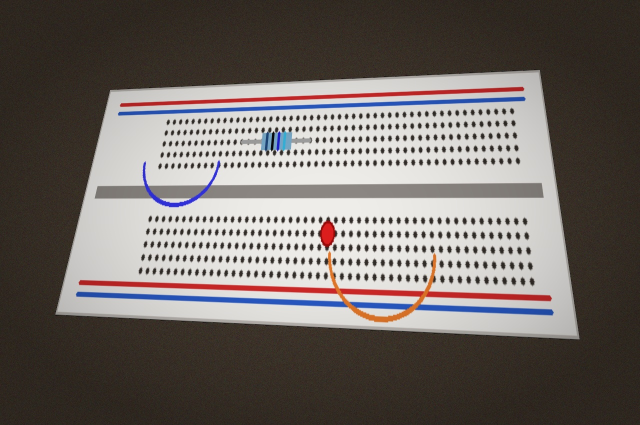
#> input picture backend/test_assets/real_breadboard_photo.jpg, 1280 x 850 px (shown at 1/2 size)
$ python -i value_consensus.py   (imports and definitions only)
#> lines starting #> are read from the running program, lines starting #| are printed output that depends on the picture; after the words box and inside, x2 and y2 are one past the last pixel; in counts of white or black regions, pixels touching at a corner belong together
#> further down, picture is the input picture: shape (850, 1280, 3); mean B, G, R 100.3, 104.6, 111.7
"""
SmartBreadboard 3D — Multi-Pass Component Value Consensus Engine
Performs multi-pass crop image preprocessing, multi-pass OCR candidate extraction,
resistor color-band fusion, confidence scoring, and candidate consensus aggregation.
"""

import base64
import cv2
import numpy as np
from typing import Dict, Any, List, Optional, Tuple
from cv.value_parser import parse_component_value, format_si_value
from cv.resistor_color import analyze_resistor_color

def preprocess_crop_variants(cv_img: np.ndarray) -> List[Tuple[str, np.ndarray]]:
    """
    Generates multi-pass preprocessed image variants for OCR from a component crop:
    1. Upscaled 3x (Inter-Cubic)
    2. Grayscale
    3. CLAHE Contrast Enhanced
    4. Sharpened
    5. Adaptive Threshold
    6. OTSU Binarized Threshold
    7. Inverted OTSU Threshold
    """
    if cv_img is None or cv_img.size == 0:
        return []

    variants = []

    # 1. Upscale 3x
    h, w = cv_img.shape[:2]
#> h = 850; w = 1280
    upscaled = cv2.resize(cv_img, (w * 3, h * 3), interpolation=cv2.INTER_CUBIC)
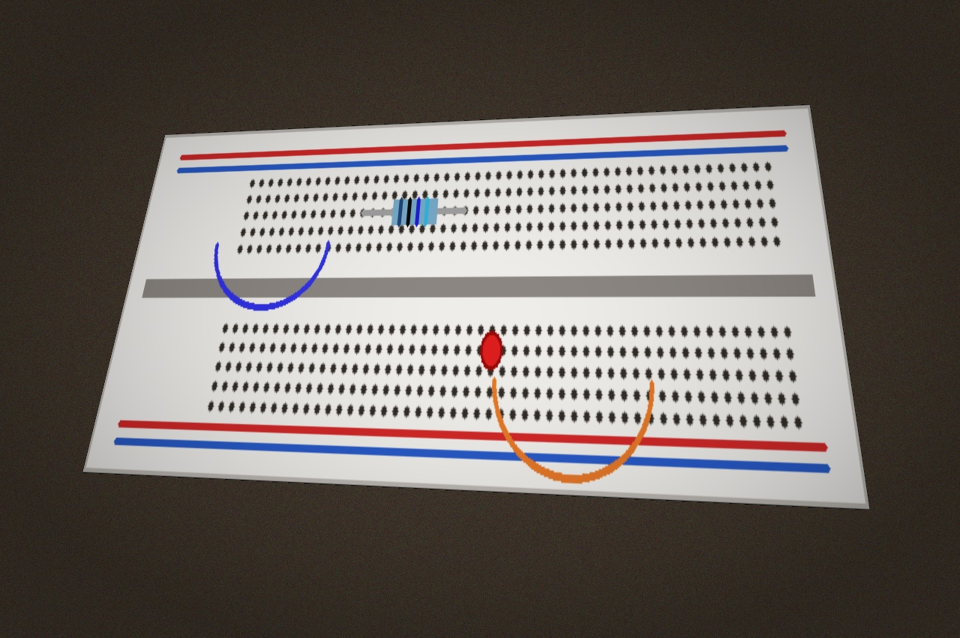
#> upscaled: shape (2550, 3840, 3) (shown at 1/4 size); mean B, G, R 100.3, 104.6, 111.7
    variants.append(("upscaled_color", upscaled))

    # 2. Grayscale
    gray = cv2.cvtColor(upscaled, cv2.COLOR_BGR2GRAY)
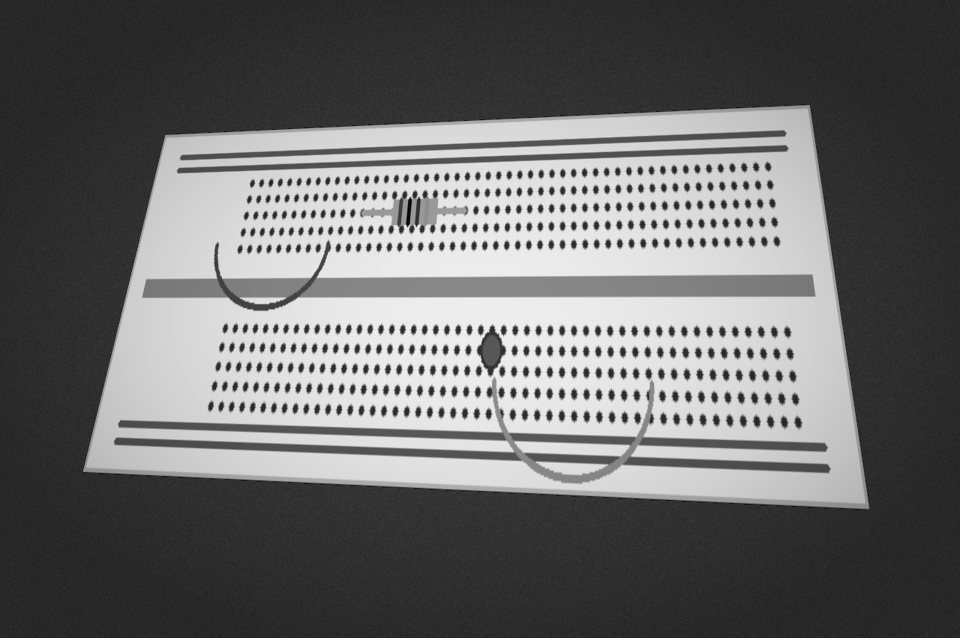
#> gray: shape (2550, 3840) (shown at 1/4 size); min 0, max 255, mean 106.3
    variants.append(("grayscale", gray))

    # 3. CLAHE Contrast Enhancement
    clahe = cv2.createCLAHE(clipLimit=3.0, tileGridSize=(8, 8))
    enhanced = clahe.apply(gray)
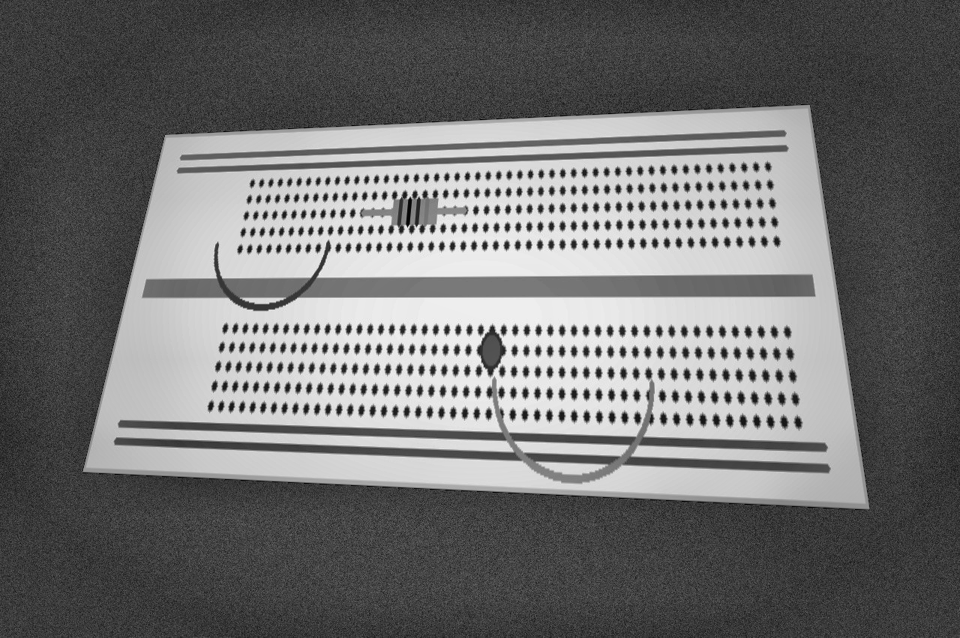
#> enhanced: shape (2550, 3840) (shown at 1/4 size); min 0, max 255, mean 112.4
    variants.append(("clahe", enhanced))

    # 4. Sharpened
    kernel = np.array([[0, -1, 0], [-1, 5, -1], [0, -1, 0]], dtype=np.float32)
    sharpened = cv2.filter2D(enhanced, -1, kernel)
    variants.append(("sharpened", sharpened))

    # 5. Adaptive Threshold
    adaptive_thresh = cv2.adaptiveThreshold(
        enhanced, 255, cv2.ADAPTIVE_THRESH_GAUSSIAN_C, cv2.THRESH_BINARY, 11, 2
    )
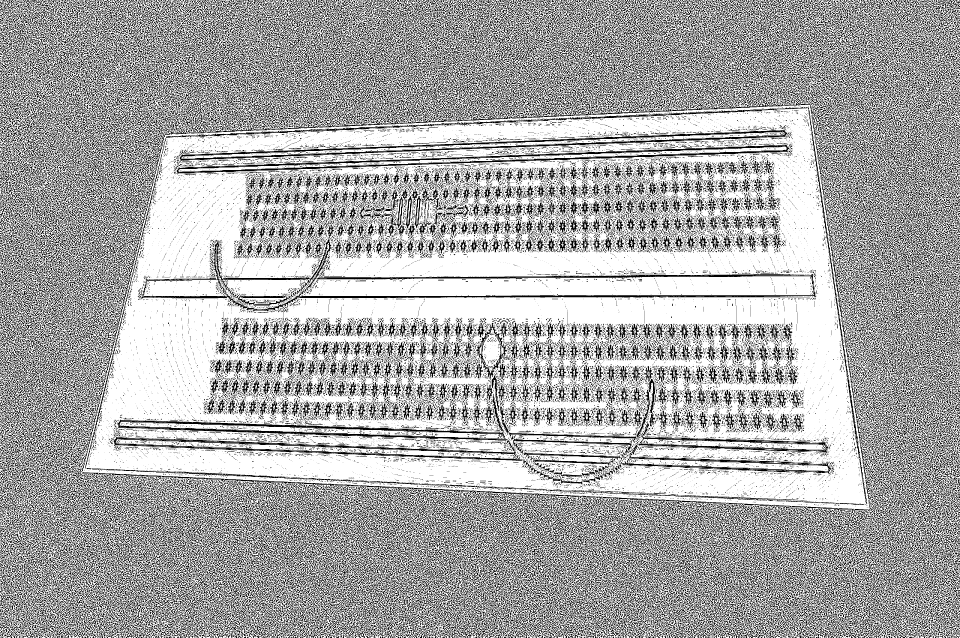
#> adaptive_thresh: shape (2550, 3840) (shown at 1/4 size); 66.4% white; 51359 black regions (29734 under 20 px), largest, box (x1, y1, x2, y2) and area: (562, 1096, 3265, 1246) 36861, (707, 578, 3157, 697) 33121, (719, 518, 3148, 643) 31718
    variants.append(("adaptive_thresh", adaptive_thresh))

    # 6. OTSU Binarized Threshold
    blur = cv2.GaussianBlur(gray, (3, 3), 0)
    _, otsu_thresh = cv2.threshold(blur, 0, 255, cv2.THRESH_BINARY + cv2.THRESH_OTSU)
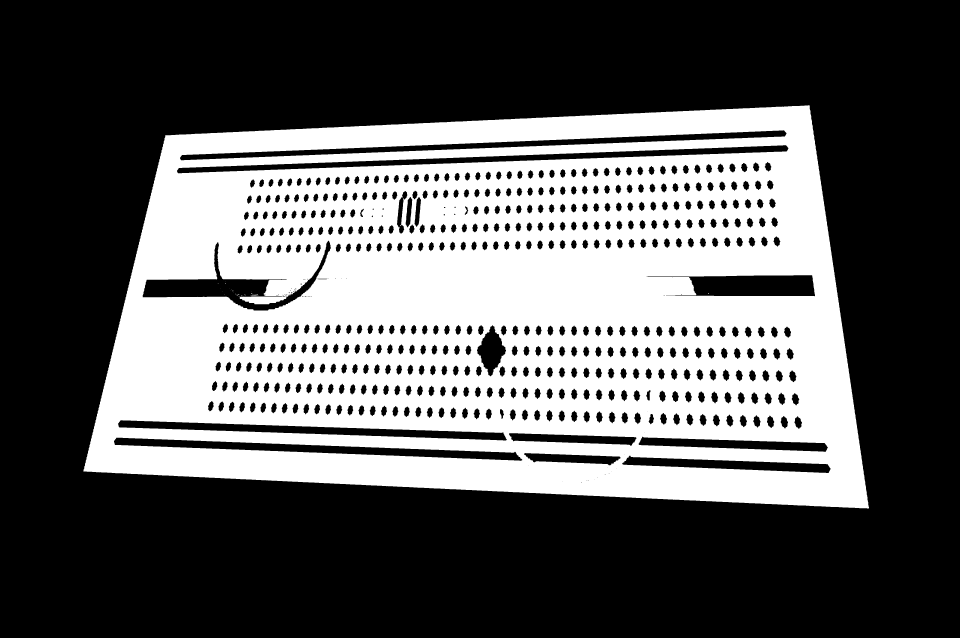
#> otsu_thresh: shape (2550, 3840) (shown at 1/4 size); 36.4% white; 26 white regions (24 under 20 px), largest, box (x1, y1, x2, y2) and area: (334, 421, 3476, 2034) 3561554, (1008, 1178, 1032, 1182) 65
    variants.append(("otsu_thresh", otsu_thresh))

    # 7. Inverted OTSU
    inv_otsu = cv2.bitwise_not(otsu_thresh)
    variants.append(("inv_otsu", inv_otsu))

    return variants


# [200 lines left out: functions normalize_ocr_text, extract_value_consensus_from_crop, build_fallback_response, not called in this run]

>>> import cv2
>>> picture = cv2.imread('../test_assets/real_breadboard_photo.jpg')
>>> result = preprocess_crop_variants(picture)
#> result = 7 items

$ run again, on backend/test_assets/sample_breadboard.png
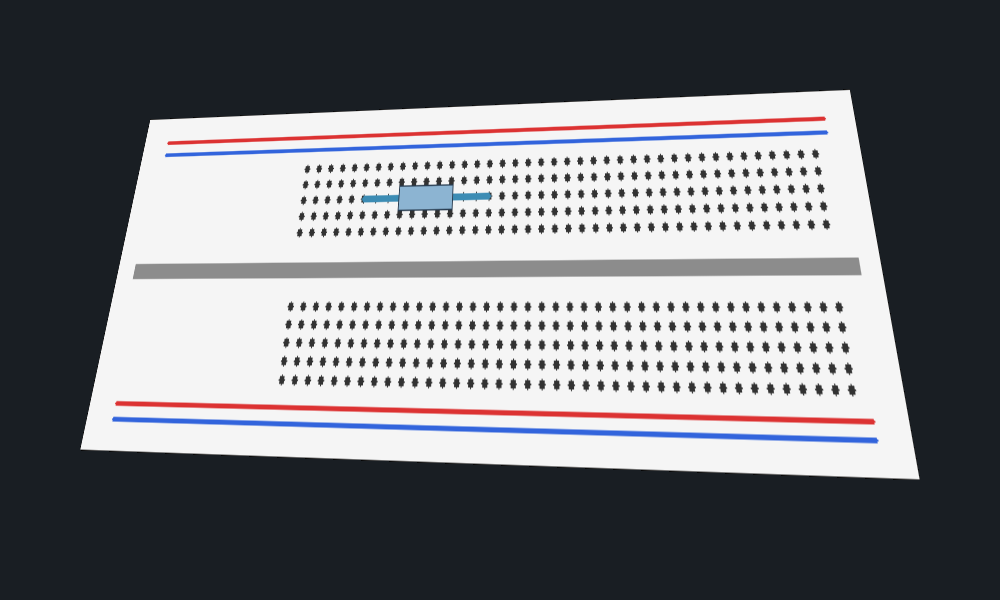
#> input picture backend/test_assets/sample_breadboard.png, 1000 x 600 px
#> picture is the input picture: shape (600, 1000, 3); mean B, G, R 121.6, 117.6, 116
#> in preprocess_crop_variants, `adaptive_thresh = cv2.adaptiveThreshold( enhanced, 255, cv2.ADAPTIVE_T..`:
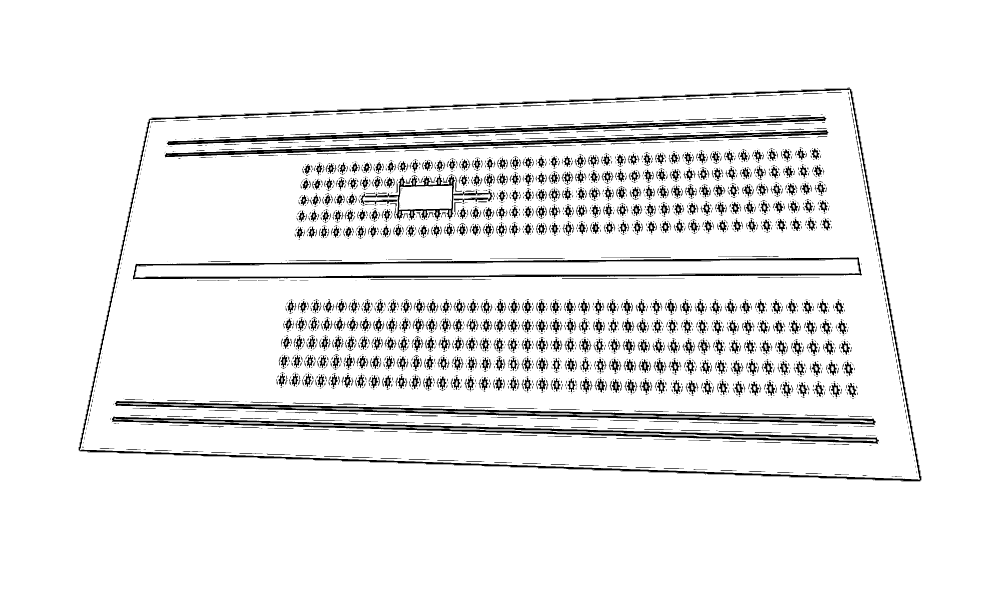
#> adaptive_thresh: shape (1800, 3000) (shown at 1/3 size); 92.9% white; 5191 black regions (3859 under 20 px), largest, box (x1, y1, x2, y2) and area: (236, 266, 2764, 1444) 36629, (336, 1250, 2637, 1332) 26943, (344, 1203, 2627, 1275) 26788
#> in preprocess_crop_variants, `_, otsu_thresh = cv2.threshold(blur, 0, 255, cv2.THRESH_BINARY + cv2.T..`:
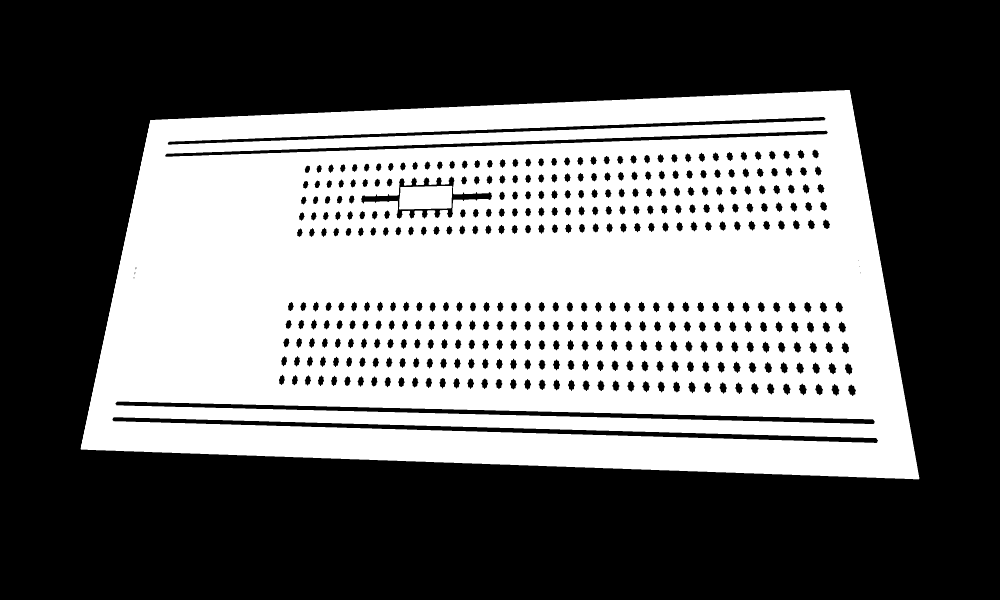
#> otsu_thresh: shape (1800, 3000) (shown at 1/3 size); 41.6% white; 2 white regions, box (x1, y1, x2, y2) and area: (242, 270, 2758, 1438) 2236943, (1197, 557, 1357, 629) 10540
#> result = 7 items
